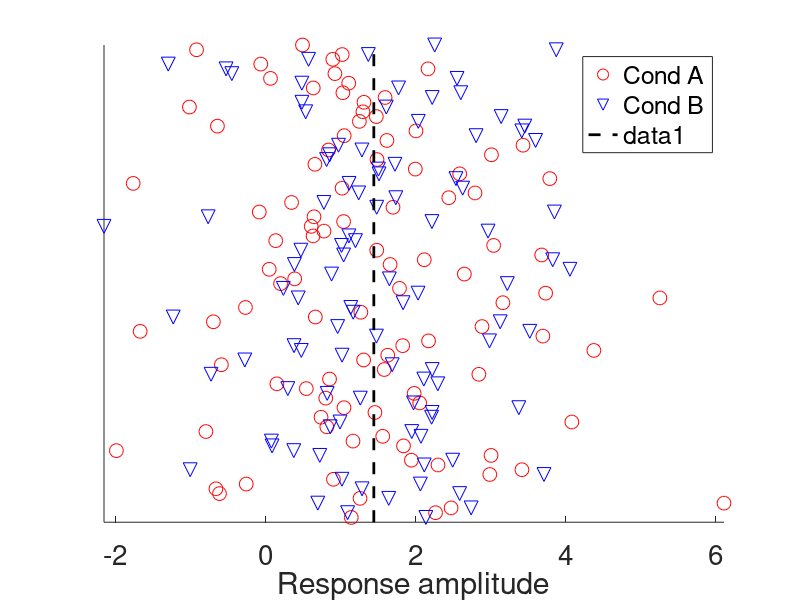
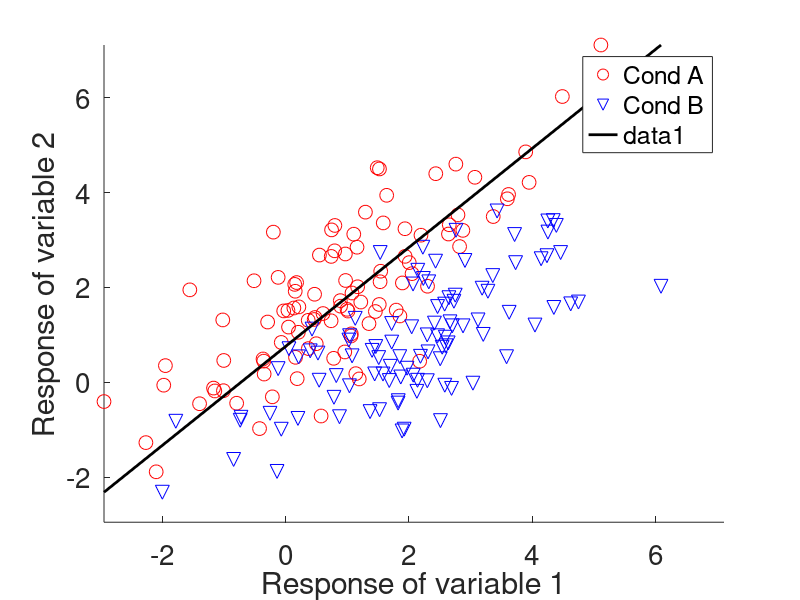
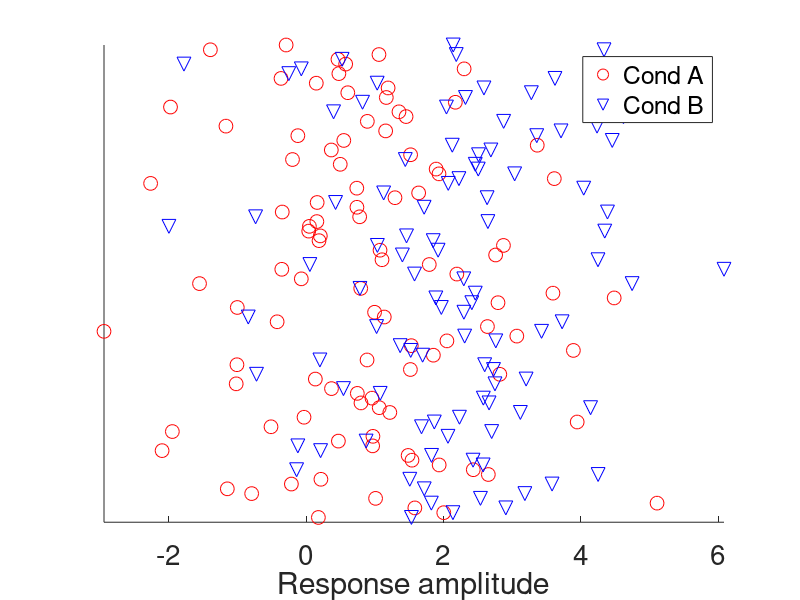
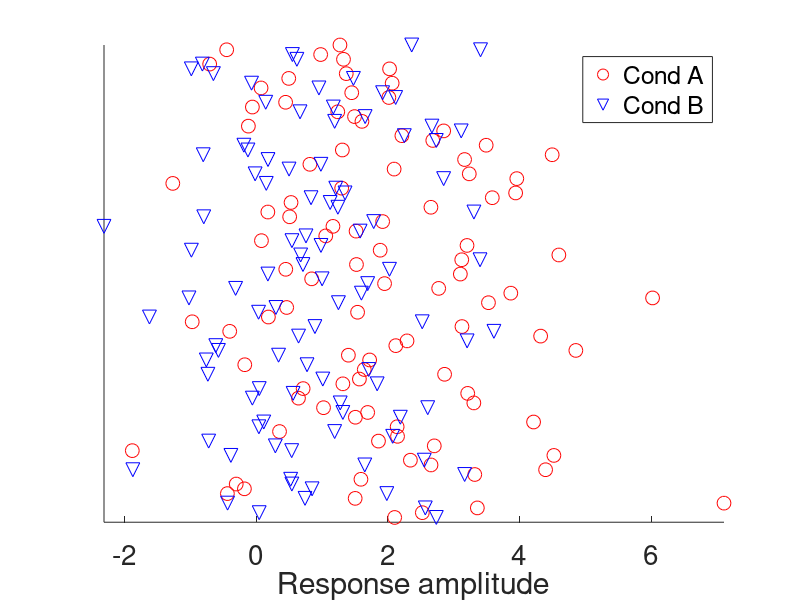

Source code (MATLAB) for these figures, in order: (Note: this script raises an error after producing the figures.)
%% Multivariate_tutorial.m
close all; clear all; clc;

% Generating a sample of data
nObs = 200;
nObsCond = nObs/2;
nv = 2;         
ampA = [1,2]; Sigma = [2 1.5; 1.5 2];  
rA = mvnrnd(ampA, Sigma, nObsCond);
ampB = [2 1]; Sigma = [2 1.5; 1.5 2];  
rB = mvnrnd(ampB, Sigma, nObsCond);

%NUMBER OF VARIABLES (aka # voxels) being examined across
%response amplitudes to each condition by voxel
%length = number of brain states

% % Another method to create data
% n = 0.7;        %magnitude of IID (independent identically distributed) noise
% rA = repmat(ampA, nObsCond, 1)  + (n*randn(nObsCond, nv));
% rB = repmat(ampB, nObsCond, 1) + (n*randn(nObsCond, nv));

% Plotting the data (each voxel on seperate graph)
figure(3), clf, hold on
plot(rA(:,1), 1:nObsCond, 'ro', 'MarkerSize', 10)
plot(rB(:,1), 1:nObsCond, 'bv', 'MarkerSize', 10)
set(gca, 'FontSize', 20)
set(gca, 'XLim', [min([rA(:,1);rB(:,1)]), max([rA(:,1);rB(:,1)])])
xlabel('Response amplitude')
set(gca, 'YTick', [])
legend({'Cond A', 'Cond B'})

figure(4), clf, hold on
plot(rA(:,2), 1:nObsCond, 'ro', 'MarkerSize', 10)
plot(rB(:,2), 1:nObsCond, 'bv', 'MarkerSize', 10)
set(gca, 'FontSize', 20)
set(gca, 'XLim', [min([rA(:,2);rB(:,2)]), max([rA(:,2);rB(:,2)])])
xlabel('Response amplitude')
set(gca, 'YTick', [])
legend({'Cond A', 'Cond B'})

% What happens if you use univariable method?
meanA = mean(rA,2);
meanB = mean(rB,2);
figure(1), clf, hold on
plot(meanA, 1:nObsCond, 'ro', 'MarkerSize', 10)
plot(meanB, 1:nObsCond, 'bv', 'MarkerSize', 10)
set(gca, 'FontSize', 20)
set(gca, 'XLim', [min([meanA;meanB]), max([meanA;meanB])])
xlabel('Response amplitude')
set(gca, 'YTick', [])
legend({'Cond A', 'Cond B'})
boundaryPoint = (mean(meanA)+mean(meanB))/2;
plot([boundaryPoint, boundaryPoint], get(gca, 'YLim'), 'k--', 'LineWidth', 2)
get(gca, 'YLim');

% Plot the data using multivariate data
figure(2), clf, hold on
plot(rA(:,1), rA(:,2), 'ro', 'MarkerSize', 10)
plot(rB(:,1), rB(:,2), 'bv', 'MarkerSize', 10)
set(gca, 'FontSize', 20)     
minData = min([rA(:);rB(:)]);
maxData = max([rA(:);rB(:)]);
set(gca, 'XLim', [minData, maxData])
set(gca, 'YLim', [minData, maxData])
xlabel('Response of variable 1')
ylabel('Response of variable 2')
legend({'Cond A', 'Cond B'})
upperLineX = max([rA(:,1);rB(:,1)]);
upperLineY = max([rA(:,2);rB(:,2)]);
lowerLineX = min([rA(:,1);rB(:,1)]);
lowerLineY = min([rA(:,2);rB(:,2)]);
plot([lowerLineX, upperLineX], [lowerLineY, upperLineY], 'k', 'LineWidth', 2)

% Hold out some data
holdOut = nObsCond;         
nPerms = 100;
labels = [ones(nObsCond,1); ones(nObsCond,1)+1];
data = [rA; rB];

% Try some univariate processing!
% Serence's function finds the mean across variables. What would happen if 
% you wanted to try to run each variable seperately?
classAccUni = uniClass(data, labels, holdOut, nPerms)

% And now, for something different
[classAccMultiCorr,confusionMatrix] = corrClass(data, labels, holdOut, nPerms)
HeatMap(confusionMatrix)
classAccMultiEuc = normEucClass(data, labels, holdOut, nPerms)
classAccMultiMaha2 = mahaClass2(data, labels, holdOut, nPerms)
